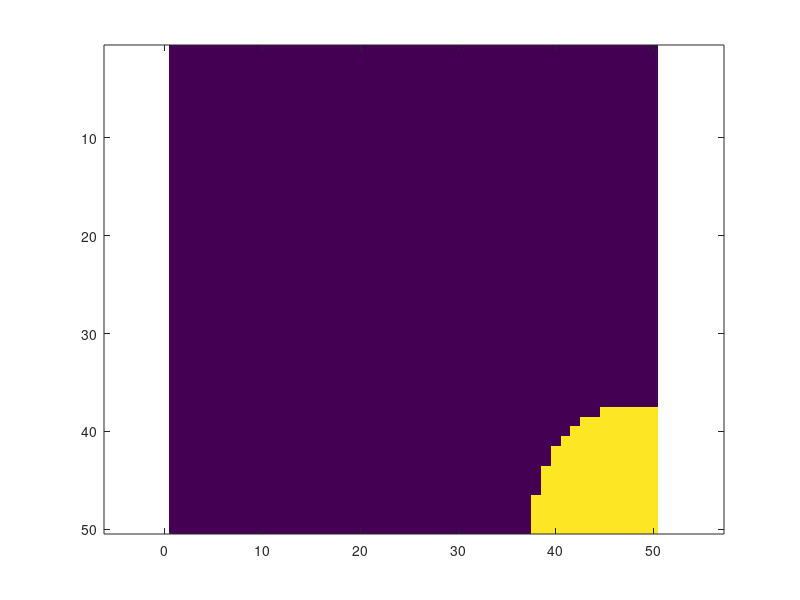

This chart was generated by the following MATLAB code: (Note: this script raises an error after producing the figure.)

%%
ncells = 1;
neurs = rand(ncells,3);

%%

res = 50;
rate = 2/res;

[x, y] = meshgrid(1:res);

im = zeros(res);

for k = 1:ncells
    
    im = im + double((x-res*neurs(k,1)).^2 + (y-res*neurs(k,2)).^2 < (res/2*neurs(k,3)).^2);
end

h = imagesc(im, [0 1]);
axis equal
% pause(.5)

cnt = 0;

barr = false(size(im));
barr(1,:) = 1; barr(:,1) = 1;
barr(end,:) = 1; barr(:,end) = 1;

while cnt < 200
    cnt = cnt + 1;
    if ~ishandle(h), break; end
    im2 = diffu(im, barr, rate);
    
    if ~mod(cnt, 5)
        set(h,'CData', im2);
        drawnow
    end
%     pause(40/res.^2)
    im = im2;
    fprintf('%f\n', sum(im(:)));
end
